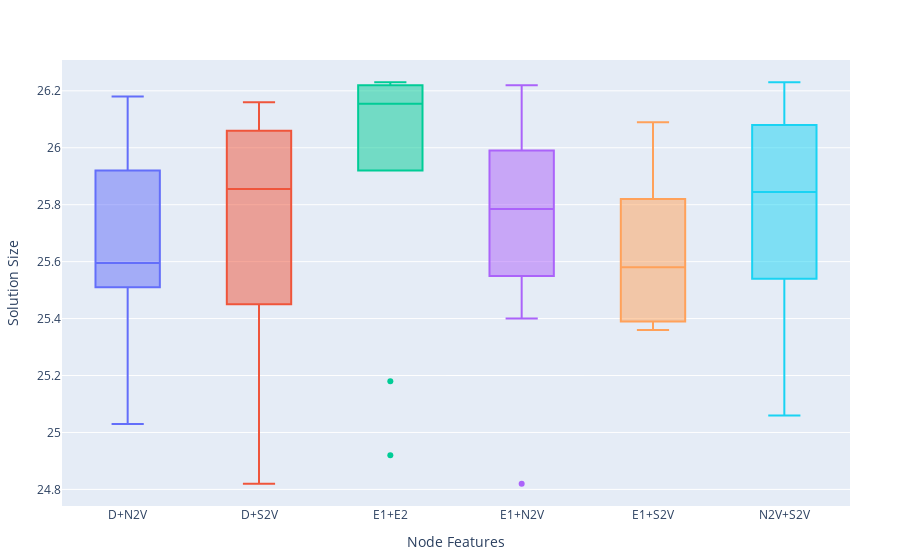

Notebook cell for this chart:
### Code cell
p2 = plot(features.combined, x=Symbol("Node Features"), y=Symbol("Solution Size"), kind="box", color=Symbol("Node Features"), 
    Layout(
        showlegend=false
    ))

### Figure 1 — Plotly figure (JSON) as saved in the notebook; plotly's stock layout.template omitted (floating-point values rounded to 4 significant figures)
{"data": [{"legendgroup": "D+N2V", "marker": {"color": "#636efa"}, "name": "D+N2V", "showlegend": true, "type": "box", "x": ["D+N2V", "D+N2V", "D+N2V", "D+N2V", "D+N2V", "D+N2V", "D+N2V", "D+N2V", "D+N2V", "D+N2V"], "xaxis": "x", "y": [25.47, 26.18, 25.68, 25.92, 26.07, 25.51, 25.52, 25.65, 25.54, 25.03], "yaxis": "y"}, {"legendgroup": "D+S2V", "marker": {"color": "#EF553B"}, "name": "D+S2V", "showlegend": true, "type": "box", "x": ["D+S2V", "D+S2V", "D+S2V", "D+S2V", "D+S2V", "D+S2V", "D+S2V", "D+S2V", "D+S2V", "D+S2V"], "xaxis": "x", "y": [25.69, 24.82, 25.85, 26.06, 25.86, 25.95, 25.45, 26.16, 25.12, 26.06], "yaxis": "y"}, {"legendgroup": "E1+E2", "marker": {"color": "#00cc96"}, "name": "E1+E2", "showlegend": true, "type": "box", "x": ["E1+E2", "E1+E2", "E1+E2", "E1+E2", "E1+E2", "E1+E2", "E1+E2", "E1+E2", "E1+E2", "E1+E2"], "xaxis": "x", "y": [26.12, 24.92, 25.92, 26.22, 26.23, 25.18, 26.2, 26.19, 26.23, 26.08], "yaxis": "y"}, {"legendgroup": "E1+N2V", "marker": {"color": "#ab63fa"}, "name": "E1+N2V", "showlegend": true, "type": "box", "x": ["E1+N2V", "E1+N2V", "E1+N2V", "E1+N2V", "E1+N2V", "E1+N2V", "E1+N2V", "E1+N2V", "E1+N2V", "E1+N2V"], "xaxis": "x", "y": [25.7, 25.4, 24.82, 25.58, 25.55, 25.9, 25.99, 26.2, 26.22, 25.87], "yaxis": "y"}, {"legendgroup": "E1+S2V", "marker": {"color": "#FFA15A"}, "name": "E1+S2V", "showlegend": true, "type": "box", "x": ["E1+S2V", "E1+S2V", "E1+S2V", "E1+S2V", "E1+S2V", "E1+S2V", "E1+S2V", "E1+S2V", "E1+S2V", "E1+S2V"], "xaxis": "x", "y": [25.39, 25.56, 25.5, 26.06, 26.09, 25.36, 25.72, 25.82, 25.38, 25.6], "yaxis": "y"}, {"legendgroup": "N2V+S2V", "marker": {"color": "#19d3f3"}, "name": "N2V+S2V", "showlegend": true, "type": "box", "x": ["N2V+S2V", "N2V+S2V", "N2V+S2V", "N2V+S2V", "N2V+S2V", "N2V+S2V", "N2V+S2V", "N2V+S2V", "N2V+S2V", "N2V+S2V"], "xaxis": "x", "y": [26.08, 25.51, 26.23, 25.57, 25.54, 25.69, 25.06, 26.2, 26.08, 26], "yaxis": "y"}], "layout": {"legend": {"title": {"text": "Node Features"}, "tracegroupgap": 0}, "margin": {"b": 50, "l": 50, "r": 50, "t": 60}, "showlegend": false, "xaxis": {"title": {"text": "Node Features"}}, "yaxis": {"title": {"text": "Solution Size"}}}}
